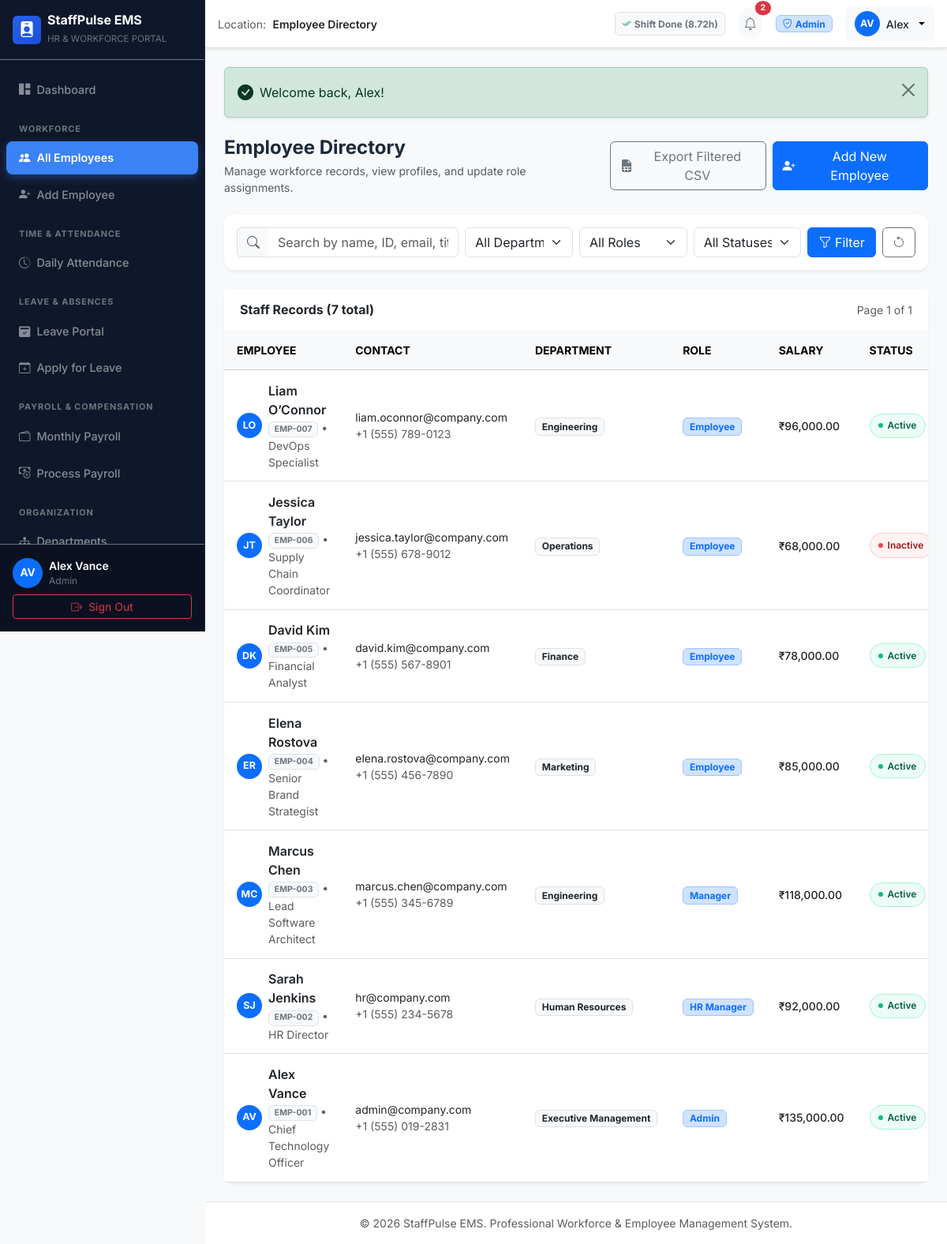
/employees/index.php (signed in), run on the app's committed database.
### tables this page shows
CREATE TABLE `employees` (
  `id` INT UNSIGNED NOT NULL AUTO_INCREMENT,
  `employee_id` VARCHAR(30) NOT NULL UNIQUE,
  `first_name` VARCHAR(50) NOT NULL,
  `last_name` VARCHAR(50) NOT NULL,
  `email` VARCHAR(100) NOT NULL UNIQUE,
  `password` VARCHAR(255) NOT NULL,
  `phone` VARCHAR(25) NOT NULL,
  `department` VARCHAR(60) NOT NULL,
  `designation` VARCHAR(80) NOT NULL,
  `joining_date` DATE NOT NULL,
  `salary` DECIMAL(12, 2) NOT NULL DEFAULT 0.00,
  `status` ENUM('Active', 'Inactive') NOT NULL DEFAULT 'Active',
  `role_id` INT UNSIGNED NOT NULL,
  `avatar` VARCHAR(255) DEFAULT NULL,
  `created_at` TIMESTAMP NOT NULL DEFAULT CURRENT_TIMESTAMP,
  `updated_at` TIMESTAMP NOT NULL DEFAULT CURRENT_TIMESTAMP ON UPDATE CURRENT_TIMESTAMP,
  PRIMARY KEY (`id`),
  INDEX `idx_employees_status` (`status`),
  INDEX `idx_employees_department` (`department`),
  INDEX `idx_employees_role_id` (`role_id`),
  CONSTRAINT `fk_employees_role` FOREIGN KEY (`role_id`) REFERENCES `roles` (`id`) ON UPDATE CASCADE
);

CREATE TABLE `roles` (
  `id` INT UNSIGNED NOT NULL AUTO_INCREMENT,
  `name` VARCHAR(50) NOT NULL UNIQUE,
  `description` VARCHAR(255) DEFAULT NULL,
  `is_system` TINYINT(1) NOT NULL DEFAULT 0 COMMENT '1 for system roles that cannot be deleted (e.g. Admin)',
  `created_at` TIMESTAMP NOT NULL DEFAULT CURRENT_TIMESTAMP,
  `updated_at` TIMESTAMP NOT NULL DEFAULT CURRENT_TIMESTAMP ON UPDATE CURRENT_TIMESTAMP,
  PRIMARY KEY (`id`)
);

CREATE TABLE `attendance` (
  `id` INT UNSIGNED NOT NULL AUTO_INCREMENT,
  `employee_id` INT UNSIGNED NOT NULL,
  `date` DATE NOT NULL,
  `clock_in` TIME NULL,
  `clock_out` TIME NULL,
  `total_hours` DECIMAL(5, 2) NOT NULL DEFAULT 0.00,
  `status` ENUM('Present', 'Late', 'Half Day', 'Absent') NOT NULL DEFAULT 'Present',
  `notes` VARCHAR(255) NULL,
  `created_at` TIMESTAMP NOT NULL DEFAULT CURRENT_TIMESTAMP,
  PRIMARY KEY (`id`),
  UNIQUE KEY `uk_emp_attendance_date` (`employee_id`, `date`),
  INDEX `idx_attendance_date` (`date`),
  INDEX `idx_attendance_status` (`status`),
  CONSTRAINT `fk_attendance_employee` FOREIGN KEY (`employee_id`) REFERENCES `employees` (`id`) ON DELETE CASCADE
);

### employees/index.php (the view, shortened to what the rows shown need)
<?php
require_once __DIR__ . '/../config/config.php';
$db = getDBConnection();
$limit = 10;
$page = max(1, (int)($_GET['page'] ?? 1));
$offset = ($page - 1) * $limit;
$whereConditions = [];
$whereClause = !empty($whereConditions) ? 'WHERE ' . implode(' AND ', $whereConditions) : '';
$dataSql = "
    SELECT e.*, r.name as role_name
    FROM employees e
    INNER JOIN roles r ON e.role_id = r.id
    $whereClause
    ORDER BY e.id DESC
    LIMIT :limit OFFSET :offset
";
$stmt = $db->prepare($dataSql);
$stmt->bindValue(':limit', $limit, PDO::PARAM_INT);
$stmt->bindValue(':offset', $offset, PDO::PARAM_INT);
$stmt->execute();
$employees = $stmt->fetchAll();
require_once __DIR__ . '/../includes/header.php';
require_once __DIR__ . '/../includes/sidebar.php';
?>
<div class="main-content">
    <?php require_once __DIR__ . '/../includes/navbar.php'; ?>
    <main class="container-fluid p-4">
        <div class="card shadow-sm">
            <div class="table-responsive">
                <table class="table table-hover align-middle mb-0">
                    <thead class="table-light small text-muted text-uppercase">
                        <tr>
                            <th>Employee</th>
                            <th>Contact</th>
                            <th>Department</th>
                            <th>Role</th>
                            <th>Salary</th>
                            <th>Status</th>
                        </tr>
                    </thead>
                    <tbody>
                        <?php if (!empty($employees)): ?>
                            <?php foreach ($employees as $emp): ?>
                            <tr>
                                <td>
                                    <div class="d-flex align-items-center gap-2">
                                        <div class="avatar-circle-sm bg-primary text-white fw-bold">
                                            <?= strtoupper(substr($emp['first_name'], 0, 1) . substr($emp['last_name'], 0, 1)) ?>
                                        </div>
                                        <div>
                                            <a href="<?= BASE_URL ?>/employees/view.php?id=<?= $emp['id'] ?>" class="text-decoration-none fw-semibold text-dark">
                                                <?= e($emp['first_name'] . ' ' . $emp['last_name']) ?>
                                            </a>
                                            <div class="text-muted small">
                                                <span class="badge bg-light text-secondary border"><?= e($emp['employee_id']) ?></span> &bull; <?= e($emp['designation']) ?>
                                            </div>
                                        </div>
                                    </div>
                                </td>
                                <td>
                                    <div class="small text-dark"><?= e($emp['email']) ?></div>
                                    <div class="small text-muted"><?= e($emp['phone']) ?></div>
                                </td>
                                <td><span class="badge bg-light text-dark border"><?= e($emp['department']) ?></span></td>
                                <td><span class="badge bg-primary-subtle text-primary border border-primary-subtle"><?= e($emp['role_name']) ?></span></td>
                                <td class="fw-medium text-dark small"><?= formatCurrency($emp['salary']) ?></td>
                                <td>
                                    <span class="badge-status <?= $emp['status'] === 'Active' ? 'badge-status-active' : 'badge-status-inactive' ?>">
                                        <span class="badge-dot"></span> <?= e($emp['status']) ?>
                                    </span>
                                </td>
                            </tr>
                            <?php endforeach; ?>
                        <?php endif; ?>
                    </tbody>
                </table>
            </div>
        </div>
    </main>
    <?php require_once __DIR__ . '/../includes/footer.php'; ?>

### includes/sidebar.php (shortened to what the rows shown need)
<?php
$currentUser = getCurrentUser();
?>
<aside class="sidebar bg-dark text-white d-flex flex-column" id="appSidebar">
    <div class="sidebar-footer p-3 border-top border-secondary bg-black bg-opacity-25">
        <div class="d-flex align-items-center gap-2 mb-2">
            <div class="avatar-circle bg-primary text-white fw-bold">
                <?= strtoupper(substr($currentUser['first_name'] ?? 'U', 0, 1) . substr($currentUser['last_name'] ?? 'S', 0, 1)) ?>
            </div>
            <div class="overflow-hidden flex-grow-1">
                <div class="text-truncate text-white fw-semibold small"><?= e($currentUser['first_name'] . ' ' . $currentUser['last_name']) ?></div>
                <div class="text-truncate text-secondary" style="font-size: 0.75rem;"><?= e($currentUser['role_name']) ?></div>
            </div>
        </div>
    </div>
</aside>

### includes/navbar.php (shortened to what the rows shown need)
<?php
$currentUser = getCurrentUser();
$todayAtt = null;
$unreadNoticesCount = 0;
if (isLoggedIn()) {
    $db = getDBConnection();
    $attStmt = $db->prepare("SELECT * FROM attendance WHERE employee_id = :uid AND date = CURRENT_DATE() LIMIT 1");
    $attStmt->execute(['uid' => $currentUser['id']]);
    $todayAtt = $attStmt->fetch();
    $unreadNoticesCount = (int)$db->query("SELECT COUNT(*) FROM notices WHERE created_at >= DATE_SUB(NOW(), INTERVAL 7 DAY)")->fetchColumn();
}
?>
<header class="navbar navbar-expand bg-white border-bottom shadow-sm px-3 sticky-top">
    <div class="ms-auto d-flex align-items-center gap-2 gap-sm-3">
        <div class="d-none d-sm-block">
            <?php if (!$todayAtt || empty($todayAtt['clock_in'])): ?>
                <form method="POST" action="<?= BASE_URL ?>/attendance/punch.php" class="d-inline">
                    <input type="hidden" name="csrf_token" value="<?= generateCsrfToken(); ?>">
                    <input type="hidden" name="action" value="clock_in">
                    <input type="hidden" name="redirect_to" value="<?= e($_SERVER['REQUEST_URI']) ?>">
                    <button type="submit" class="btn btn-sm btn-success d-flex align-items-center gap-1 shadow-sm px-2 py-1">
                        <i class="bi bi-box-arrow-in-right"></i> <span>Clock In</span>
                    </button>
                </form>
            <?php else: ?>
                <span class="badge bg-light text-secondary border py-2 px-2" style="font-size: 0.75rem;">
                    <i class="bi bi-check2-all text-success me-1"></i>Shift Done (<?= (float)$todayAtt['total_hours'] ?>h)
                </span>
            <?php endif; ?>
        </div>
        <a href="<?= BASE_URL ?>/notices/index.php" class="btn btn-light position-relative p-2 border-0 rounded-circle" title="Company Notices">
            <i class="bi bi-bell text-secondary fs-6"></i>
            <?php if ($unreadNoticesCount > 0): ?>
                <span class="position-absolute top-0 start-100 translate-middle badge rounded-pill bg-danger" style="font-size: 0.65rem;">
                </span>
            <?php endif; ?>
        </a>
        <span class="badge bg-primary-subtle text-primary border border-primary-subtle px-2 py-1 d-none d-md-inline-block">
            <i class="bi bi-shield-check me-1"></i><?= e($currentUser['role_name'] ?? 'Staff') ?>
        </span>
        <div class="dropdown">
            <button class="btn btn-light dropdown-toggle d-flex align-items-center gap-2 border-0" type="button" data-bs-toggle="dropdown" aria-expanded="false">
                <span class="avatar-circle-sm bg-primary text-white fw-bold">
                    <?= strtoupper(substr($currentUser['first_name'] ?? 'U', 0, 1) . substr($currentUser['last_name'] ?? 'S', 0, 1)) ?>
                </span>
                <span class="d-none d-sm-inline fw-medium text-dark small"><?= e($currentUser['first_name'] ?? 'User') ?></span>
            </button>
        </div>
    </div>
</header>

### data on the page
employees: first_name+last_name "AV", first_name+last_name "Alex Vance", first_name "Alex", employee "EMP-001", designation "Chief Technology Officer", email "admin@company.com", phone "+1 (555) 019-2831", department "Executive Management", role.name "Admin", salary "₹135,000.00", status "Active"
roles: name "Admin"
attendance: total_hours "8.72"
employees: first_name+last_name "LO", first_name+last_name "Liam O’Connor", employee "EMP-007", designation "DevOps Specialist", email "liam.oconnor@company.com", phone "+1 (555) 789-0123", department "Engineering", role.name "Employee", salary "₹96,000.00", status "Active"
employees: first_name+last_name "JT", first_name+last_name "Jessica Taylor", employee "EMP-006", designation "Supply Chain Coordinator", email "jessica.taylor@company.com", phone "+1 (555) 678-9012", department "Operations", role.name "Employee", salary "₹68,000.00", status "Inactive"
employees: first_name+last_name "DK", first_name+last_name "David Kim", employee "EMP-005", designation "Financial Analyst", email "david.kim@company.com", phone "+1 (555) 567-8901", department "Finance", role.name "Employee", salary "₹78,000.00", status "Active"
employees: first_name+last_name "ER", first_name+last_name "Elena Rostova", employee "EMP-004", designation "Senior Brand Strategist", email "elena.rostova@company.com", phone "+1 (555) 456-7890", department "Marketing", role.name "Employee", salary "₹85,000.00", status "Active"
employees: first_name+last_name "MC", first_name+last_name "Marcus Chen", employee "EMP-003", designation "Lead Software Architect", email "marcus.chen@company.com", phone "+1 (555) 345-6789", department "Engineering", role.name "Manager", salary "₹118,000.00", status "Active"
employees: first_name+last_name "SJ", first_name+last_name "Sarah Jenkins", employee "EMP-002", designation "HR Director", email "hr@company.com", phone "+1 (555) 234-5678", department "Human Resources", role.name "HR Manager", salary "₹92,000.00", status "Active"

### other printed values
APP_NAME "StaffPulse EMS"
$pageTitle "Employee Directory"
$unreadNoticesCount "2"
$flash['message'] "Welcome back, Alex!"
$totalRecords "7"
$page "1"
$totalPages "1"
